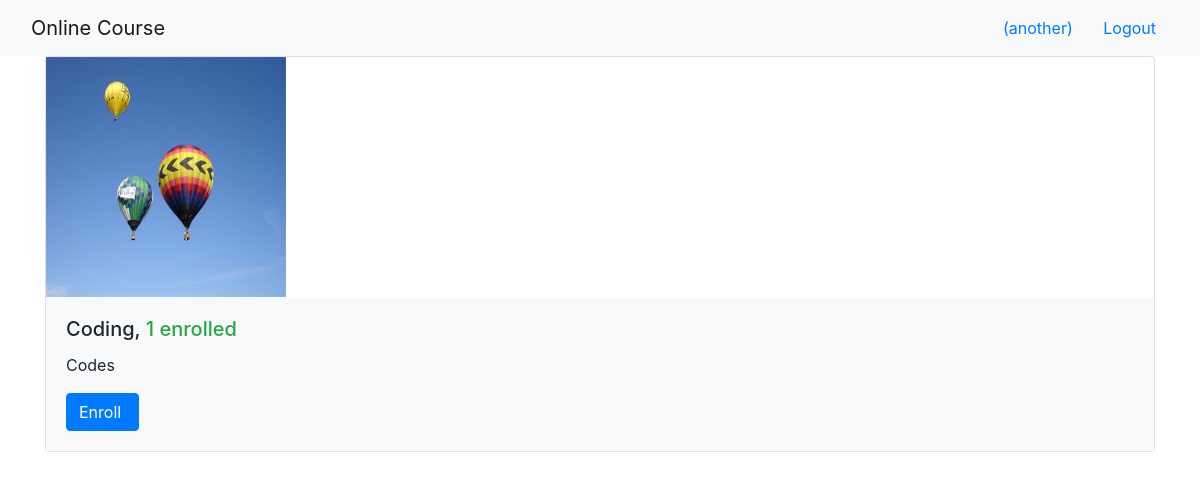
Page /onlinecourse/ (signed in) on the earlier database version.
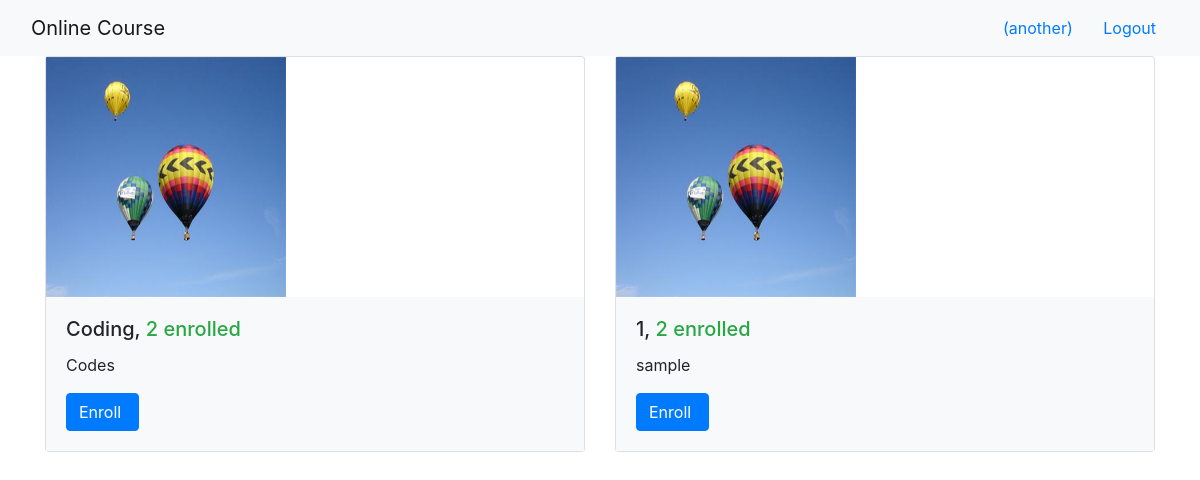
Same page on the later database version.
### onlinecourse/models.py (models this page shows, shortened)
class Course(models.Model):
    name = models.CharField(null=False, max_length=30, default='online course')
    image = models.ImageField(upload_to='course_images/')
    description = models.CharField(max_length=1000)
    pub_date = models.DateField(null=True)
    instructors = models.ManyToManyField(Instructor)
    users = models.ManyToManyField(settings.AUTH_USER_MODEL, through='Enrollment')
    total_enrollment = models.IntegerField(default=0)
    is_enrolled = False

### onlinecourse/views.py (the view)
class CourseListView(generic.ListView):
    template_name = 'onlinecourse/course_list_bootstrap.html'
    context_object_name = 'course_list'
    def get_queryset(self):
        user = self.request.user
        courses = Course.objects.order_by('-total_enrollment')[:10]
        for course in courses:
            if user.is_authenticated:
                course.is_enrolled = check_if_enrolled(user, course)
        return courses

### onlinecourse/views.py (called while the page is built)
def check_if_enrolled(user, course):
    is_enrolled = False
    if user.id is not None:
        num_results = Enrollment.objects.filter(user=user, course=course).count()
        if num_results > 0:
            is_enrolled = True
    return is_enrolled

### onlinecourse/templates/onlinecourse/course_list_bootstrap.html (shortened to what this page needs)
<!DOCTYPE html>
<html lang="en">
<head>
    {% load static %}
    <link rel="stylesheet" href="https://maxcdn.bootstrapcdn.com/bootstrap/4.5.2/css/bootstrap.min.css">
</head>
<body>
    <nav class="navbar navbar-light bg-light">
        <div class="container-fluid">
            <div class="navbar-header">
                  <a class="navbar-brand" href="#">Online Course</a>
            </div>
            <ul class="nav navbar-nav navbar-right">
                {% if user.is_authenticated %}
                <li>
                    <a class="btn btn-link" href="#">{{ user.first_name }}({{ user.username }})</a>
                    <a class="btn btn-link" href="{% url 'onlinecourse:logout' %}">Logout</a>
                </li>
                {% endif %}
            </ul>
        </div>
    </nav>
    {% if course_list %}
        <div class="container">
            <div class="card-deck">
                {% for course in course_list %}
                         <div class="card" style="width: 36rem;">
                          <img class="card-img-left" src="{{MEDIA_URL}}/{{ course.image }}" width="240px" height="240px"
                               alt="Course image">
                          <div class="card-body bg-light">
                              <h5 class="card-title">{{ course.name }}, <span class="text-success">
                                  {{ course.total_enrollment}} enrolled</span></h5>
                            <p class="card-text">{{ course.description}}</p>
                            <form action="{% url 'onlinecourse:enroll' course.id %}" method="post">
                                  <input class="btn btn-primary"  type="submit"
                                         value="{% if course.is_enrolled %}Enter{% else %}Enroll{% endif %} ">
                            </form>
                          </div>
                        </div>
                {% endfor %}
            </div>
        </div>
    {% else %}
        <p>No courses are available.</p>
    {% endif %}
</body>
</html>

Differences in the rows shown:
changed Course "Coding": total_enrollment "1" → "2"
added Course: image (picture), name "1", total_enrollment "2", description "sample", is_enrolled "Enroll"
